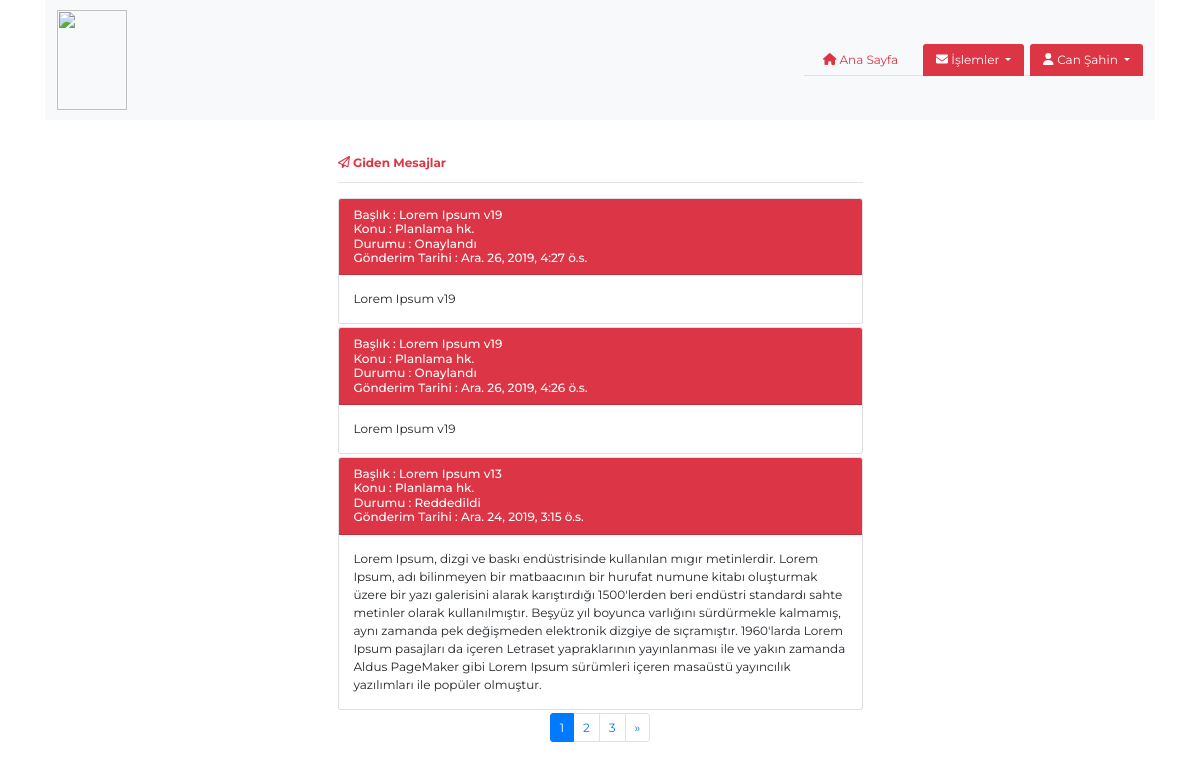
The page /post/sent/ (signed in) on the database its author committed.
### Account/models.py (models this page shows, shortened)
class Account(AbstractBaseUser):
    DEPARTMENT ={
        ('U','Üretim'),
        ('P','Pazarlama'),
        ('S','Satın Alma'),
        ('A','ARGE'),
        ('M','Muhasebe'),
        ('F','Finans'),
    }
    email = models.EmailField(verbose_name="Email",max_length=60,unique=True)
    username = models.CharField(max_length=30,unique=True,verbose_name= "Kullanıcı Adı")
    first_last_name=models.CharField(max_length=60,verbose_name= "Ad Soyad")
    department=models.CharField(max_length=1,verbose_name="Departman",choices=DEPARTMENT)
    date_joined=models.DateTimeField(verbose_name="Kayıt Tarihi",auto_now_add=True)
    last_login=models.DateTimeField(verbose_name="Son Giriş Tarihi",auto_now=True)
    is_admin=models.BooleanField(default=False,verbose_name="Admin mi ?")
    is_active=models.BooleanField(default=True,verbose_name="Aktif mi ?")
    is_staff=models.BooleanField(default=False,verbose_name="Yetkili mi ?")
    is_superadmin=models.BooleanField(default=False,verbose_name="Super Admin mi ?")
    USERNAME_FIELD='email'
    objects=ProjectAccountManager()

### Post/models.py (models this page shows, shortened)
class Post(models.Model):
    title = models.CharField(max_length=200,verbose_name="Başlık")
    subject=models.CharField(max_length=1,verbose_name="Konu",choices=SUBJECT)
    author = models.ForeignKey(settings.AUTH_USER_MODEL, on_delete= models.CASCADE)
    updated_on = models.DateTimeField(auto_now= True)
    content = models.TextField(verbose_name="İçerik")
    created_on = models.DateTimeField(auto_now_add=True)
    status = models.CharField(max_length=2,verbose_name="Mesaj Durumu",choices=STATUS,default="0")
    mail_group=MultiSelectField(verbose_name="Mail Grupları",choices=MAIL_GROUP,blank=True,null=True)
    docnumber=models.CharField(max_length=200,verbose_name="Belge No",blank=True,null=True)
    duedate=models.DateField(verbose_name="Termin Tarihi",blank=True,null=True)
    class Meta:
        ordering = ['-created_on']

### Post/views.py (the view)
# urls.py: path('sent/',sentpostV.as_view(),name='sent'),
class sentpostV(LoginRequiredMixin, ListView):
    login_url = 'account/login/'
    redirect_field_name = 'login'
    model = Post
    paginate_by = 3
    context_object_name = 'post'
    template_name = "sent_post.html"
    def get_queryset(self):
        return Post.objects.filter(author=self.request.user).all()

### Post/templates/sent_post.html (shortened to what this page needs)
{% extends 'base.html'%}
{%block content%}
<div class="row">
    <div class="col-md-6 offset-md-3 text-danger ">
        <h4 class="font-weight-bold">
            <i class="far fa-paper-plane"></i> Giden Mesajlar
        </h4>
        <hr>
    </div>
    <div class="col-md-6 offset-md-3 ">
        {% for p in post %}
        <div class="card mt-1">
            <div class="card-header bg-danger text-white" id="headingOne">
              <h5 class="mb-0">
                  Başlık : {{ p.title }}
              </h5>
              <h5 class="mb-0">
                    Konu : {{ p.get_subject_display }}
              </h5>
              <h5 class="mb-0 ">
                    Durumu : {{ p.get_status_display}}
                </h5>
                <h5 class="mb-0">
                    Gönderim Tarihi : {{ p.created_on }}
                </h5>
            </div>
            <div id="collapseOne" class="collapse show" aria-labelledby="headingOne" data-parent="#accordion">
              <div class="card-body">
                {{p.content}}
              </div>
            </div>
          </div>
        {% endfor %}
        {% if is_paginated %}
        <ul class="pagination justify-content-center mt-1">
          {% for i in paginator.page_range %}
            {% if page_obj.number == i %}
            <li class="page-item active"><a class="page-link " href="?page={{ i }}"><span>{{ i }} <span class="sr-only">(current)</span></span></a></li>
            {% else %}
            <li class="page-item"><a class="page-link" href="?page={{ i }}">{{ i }}</a></li>
            {% endif %}
          {% endfor %}
          {% if page_obj.has_next %}
          <li class="page-item">
            <a class="page-link " href="?page={{ page_obj.next_page_number }}" aria-label="Next">
              <span aria-hidden="true">&raquo;</span>
            </a>
          </li>
          {% endif %}
        </ul>
        {% endif %}
    </div>
</div>
{%endblock content%}

### templates/navbar.html (shortened to what this page needs)
<div class="container">
  <nav class="navbar navbar-expand-lg navbar-light bg-light ">
    <a class="navbar-brand" href="{% url 'index' %}"><img class="text-left"
        src="http://kapp.com.tr/images/kapp_logo.png" style="width: 70px; height: 100px;"></a>
    <div class="collapse navbar-collapse" id="navbarSupportedContent">
      <ul class="nav nav-tabs ml-auto">
        {% if user.is_authenticated %}
        <li class="nav-item mx-2">
          <a class="nav-link text-danger" href="{% url 'index' %}"> <i class="fas fa-home"></i> Ana Sayfa </a>
        </li>
        <li class="nav-item dropdown mx-2">
          <a class="nav-link btn-danger dropdown-toggle " href="#" id="navbarDropdown" role="button"
            data-toggle="dropdown" aria-haspopup="true" aria-expanded="false">
            <i class="fas fa-envelope"></i> İşlemler
          </a>
        </li>
        <li class="nav-item dropdown">
          <a class="nav-link btn-danger dropdown-toggle " href="#" id="navbarDropdown" role="button"
            data-toggle="dropdown" aria-haspopup="true" aria-expanded="false">
            <i class="fas fa-user"></i> {{user.first_last_name}}
          </a>
        </li>
        {% endif %}
      </ul>
    </div>
  </nav>

### static/css/style.css (style rules this page uses)
* { font-family: 'Montserrat', sans-serif; font-size: 12px !important; }

### static/css/all.css (style rules this page uses)
.fa-envelope:before { content: "\f0e0"; }
.fa-paper-plane:before { content: "\f1d8"; }
.fa-user:before { content: "\f007"; }

### rows shown on the page
Account: first_last_name "Can Şahin"
Post: title "Lorem Ipsum v19", subject "Planlama hk.", status "Onaylandı", created_on "Ara. 26, 2019, 4:27 ö.s.", content "Lorem Ipsum v19"
Post: title "Lorem Ipsum v19", subject "Planlama hk.", status "Onaylandı", created_on "Ara. 26, 2019, 4:26 ö.s.", content "Lorem Ipsum v19"
Post: title "Lorem Ipsum v13", subject "Planlama hk.", status "Reddedildi", created_on "Ara. 24, 2019, 3:15 ö.s.", content "Lorem Ipsum, dizgi ve baskı endüstrisinde kullanılan mıgır metinlerdir. Lorem Ipsum, adı bilinmeyen bir matbaacının bir hurufat numune kitabı oluşturmak üzere bir yazı galerisini alarak karıştırdığı 1500'lerden beri endüstri standardı sahte metinler olarak kullanılmıştır. Beşyüz yıl boyunca varlığını sürdürmekle kalmamış, aynı zamanda pek değişmeden elektronik dizgiye de sıçramıştır. 1960'larda Lorem Ipsum pasajları da içeren Letraset yapraklarının yayınlanması ile ve yakın zamanda Aldus PageMaker gibi Lorem Ipsum sürümleri içeren masaüstü yayıncılık yazılımları ile popüler olmuştur."

### other values the page prints
{{ i }} "1"
{{ i }} "2" "3"
